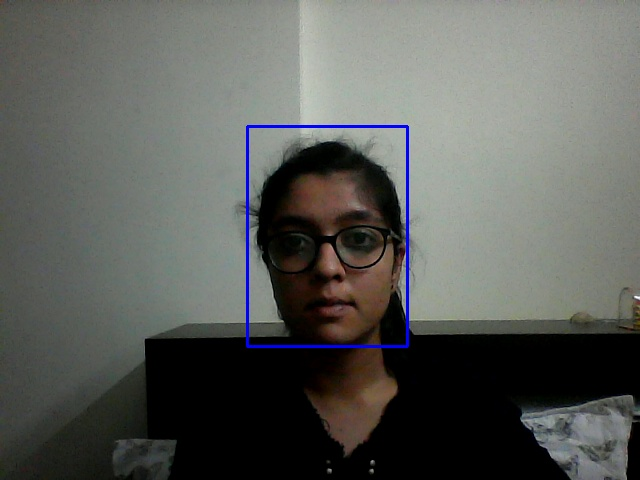
#> input picture final_emodec_images/opencv0.jpg, 640 x 480 px, found by its file name
$ python cartoon.py
#> lines starting #> are read from the running program, lines starting #| are printed output that depends on the picture; after the words box and inside, x2 and y2 are one past the last pixel; in counts of white or black regions, pixels touching at a corner belong together
import sys
#sys.path.remove('/opt/ros/kinetic/lib/python2.7/dist-packages')
import cv2


class Cartoonizer:
    def __init__(self):
        pass


    def render(self, img_rgb):
        img_rgb = cv2.imread(img_rgb)
#> img_rgb is the input picture: shape (480, 640, 3); mean B, G, R 89.8, 93.6, 91.9
        img_rgb = cv2.resize(img_rgb, (1000,768))
#> img_rgb: shape (768, 1000, 3)
        numDownSamples = 2
        numBilateralFilters = 10
        img_color = img_rgb
        for _ in range(numDownSamples):
            img_color = cv2.pyrDown(img_color)
#> this loop made 2 passes
#> pass 2, in render, `img_color = cv2.pyrDown(img_color)`:
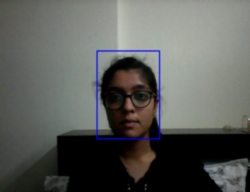
#> img_color: shape (192, 250, 3); mean B, G, R 89.9, 93.8, 92
        for _ in range(numBilateralFilters):
            img_color = cv2.bilateralFilter(img_color, 9, 9, 7)
        for _ in range(numDownSamples):
            img_color = cv2.pyrUp(img_color)
        img_gray = cv2.cvtColor(img_rgb, cv2.COLOR_RGB2GRAY)
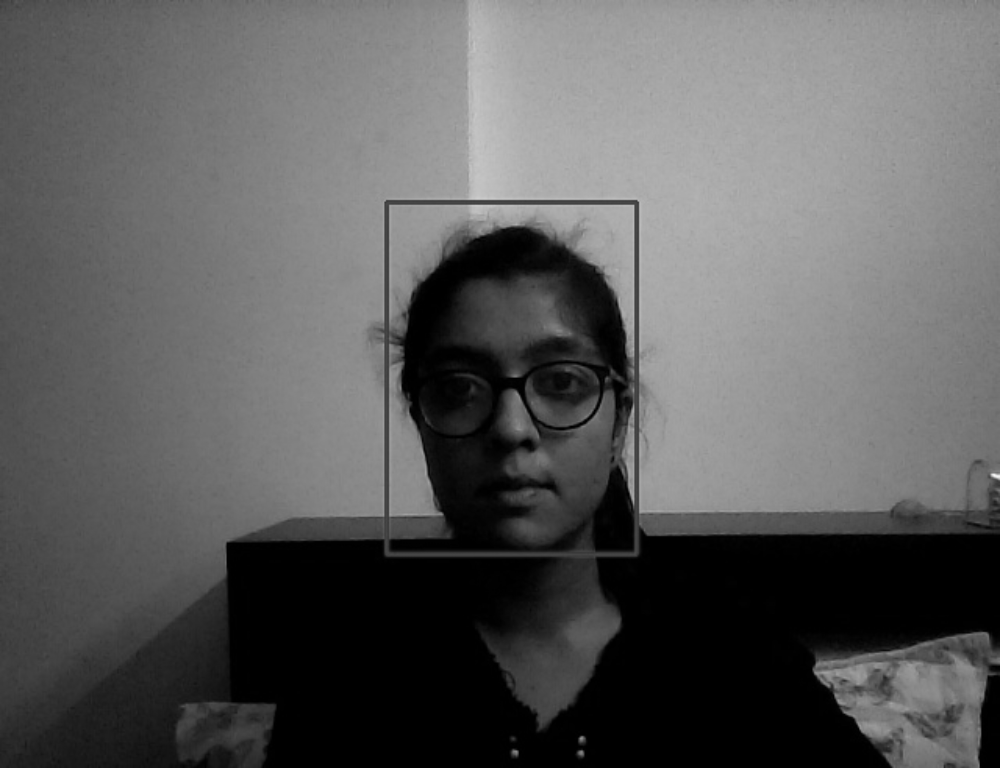
#> img_gray: shape (768, 1000); min 0, max 247, mean 92.2
        img_blur = cv2.medianBlur(img_gray, 3)
        img_edge = cv2.adaptiveThreshold(img_blur, 255,
                                         cv2.ADAPTIVE_THRESH_MEAN_C,
                                         cv2.THRESH_BINARY, 9, 2)
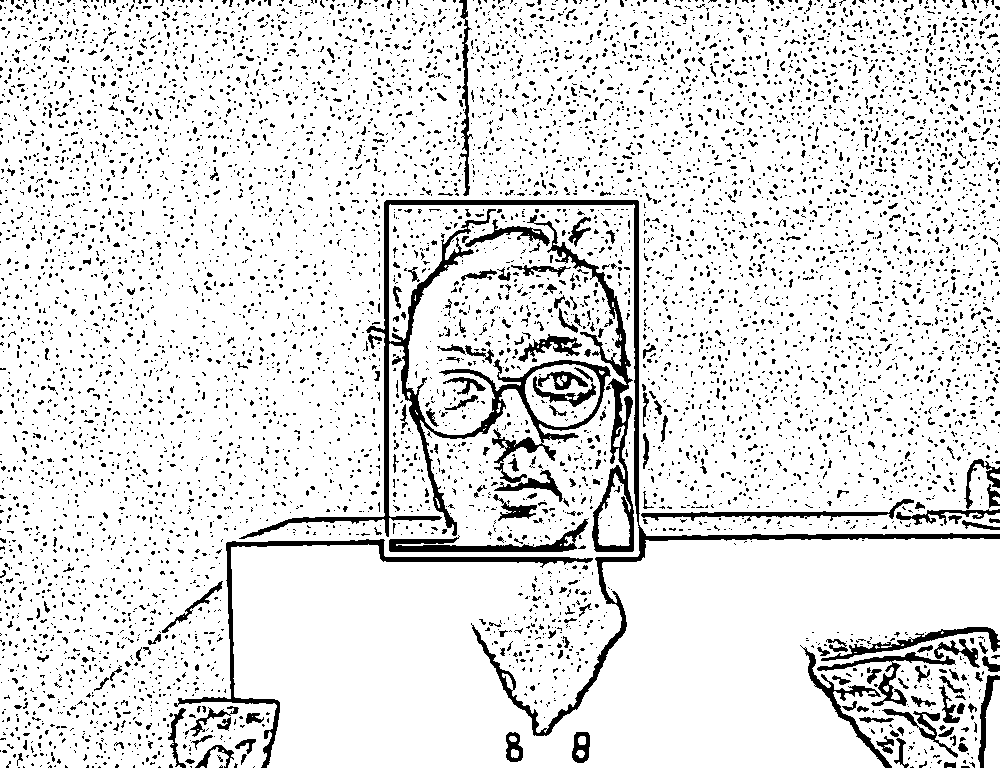
#> img_edge: shape (768, 1000); 88.2% white; 6985 black regions (6611 under 20 px), largest, box (x1, y1, x2, y2) and area: (239, 200, 1000, 736) 15153, (527, 215, 634, 552) 3723, (174, 539, 593, 768) 3303
        (x,y,z) = img_color.shape
#> x = 768; y = 1000; z = 3
        img_edge = cv2.resize(img_edge,(y,x))
        img_edge = cv2.cvtColor(img_edge, cv2.COLOR_GRAY2RGB)
        cv2.imwrite("C:\\Users\\ravida6d\\Desktop\\Darshan\\nes\\EmoTV\\final_emodec_images\\edge.png",img_edge)
        return cv2.bitwise_and(img_color, img_edge)
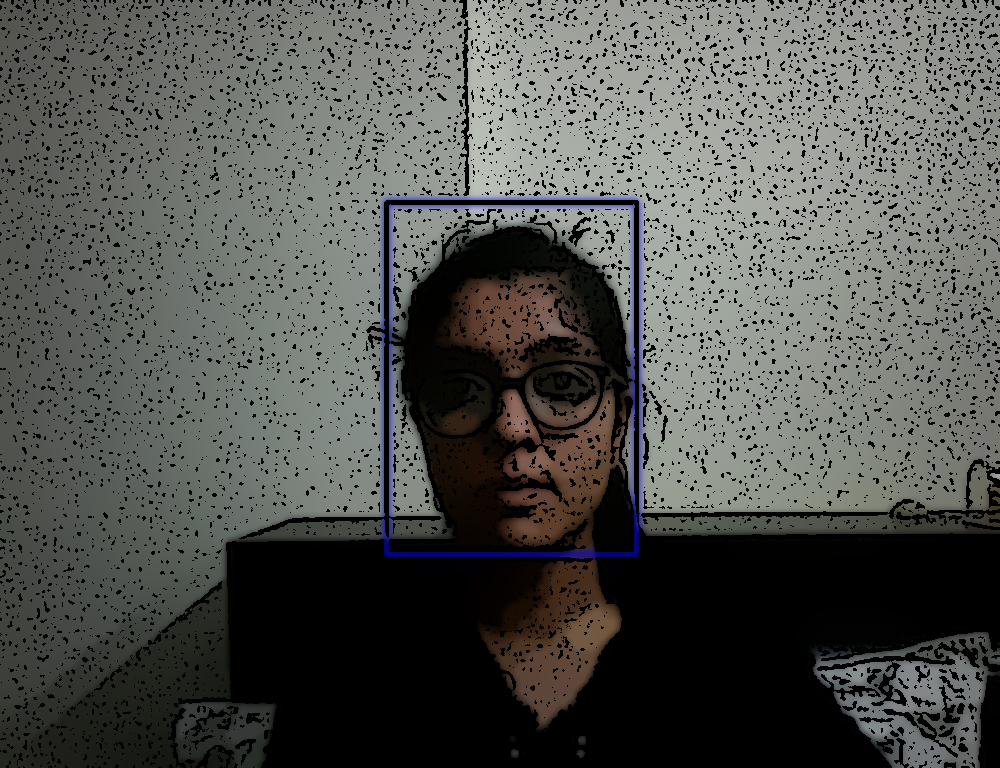
#> returned value: shape (768, 1000, 3); mean of channels 0, 1, 2 79.4, 83.4, 81.8; drawn as B, G, R
        #return img_color


def create():
    tmp_canvas = Cartoonizer()
    file_name = "C:\\Users\\ravida6d\\Desktop\\Darshan\\nes\\EmoTV\\final_emodec_images\\opencv0.jpg"
    res = tmp_canvas.render(file_name)
    cv2.imwrite("C:\\Users\\ravida6d\\Desktop\\Darshan\\nes\\EmoTV\\final_emodec_images\\Cartoon version.jpg", res)
    #cv2.imshow("Cartoon version", res)
    #cv2.waitKey(0)
    #cv2.destroyAllWindows()


if __name__=='__main__':
    create()

$ run again, with final_emodec_images/joined_images.jpg copied over final_emodec_images/opencv0.jpg
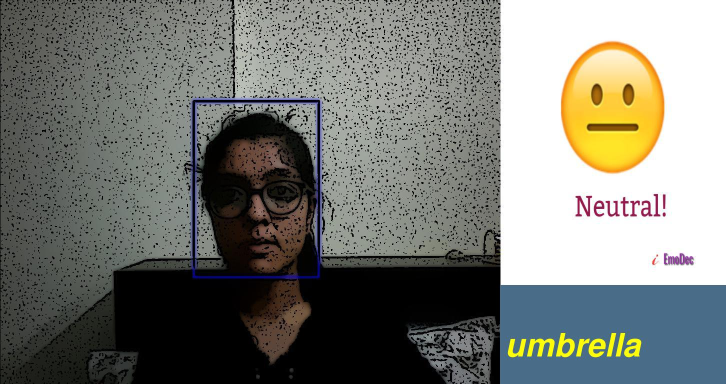
#> input picture final_emodec_images/joined_images.jpg, 1451 x 768 px, found by its file name (shown at 1/2 size)
#> in render, img_rgb is the input picture: shape (768, 1451, 3); mean B, G, R 116.6, 122.9, 121.5
#> img_rgb: shape (768, 1000, 3)
#> in render, `img_edge = cv2.adaptiveThreshold(img_blur, 255, cv2.ADAPTIVE_THRESH_ME..`:
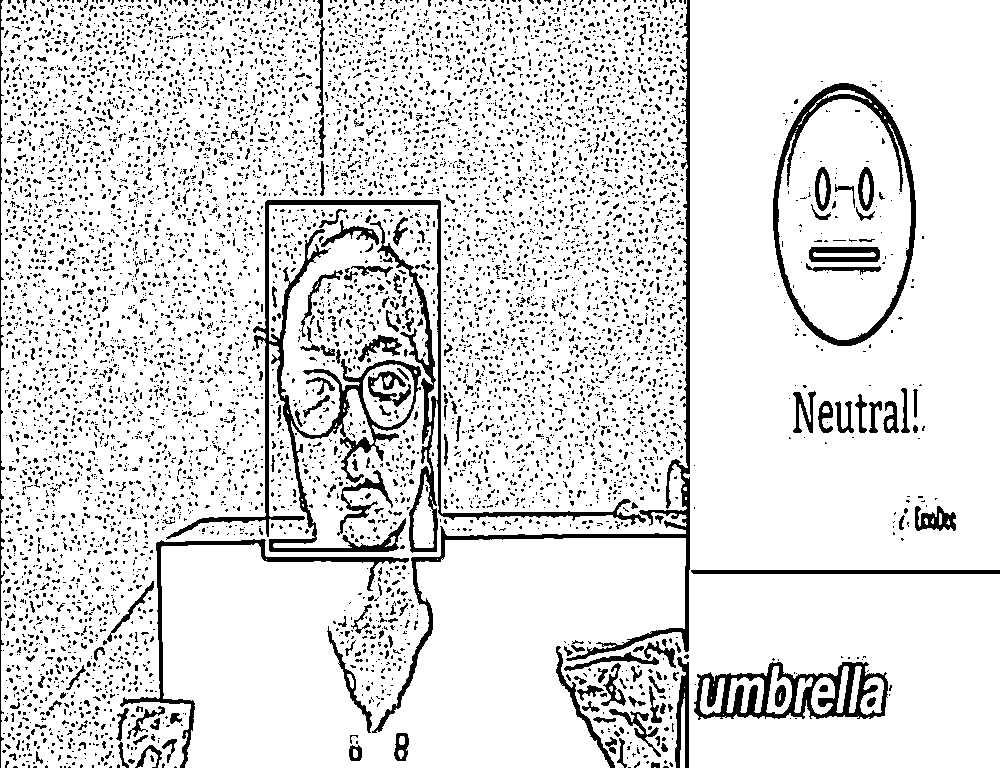
#> img_edge: shape (768, 1000); 87.3% white; 6934 black regions (6632 under 20 px), largest, box (x1, y1, x2, y2) and area: (166, 200, 646, 553) 12840, (372, 0, 690, 733) 6163, (773, 83, 916, 346) 4512
#> in render, `return cv2.bitwise_and(img_color, img_edge)`:
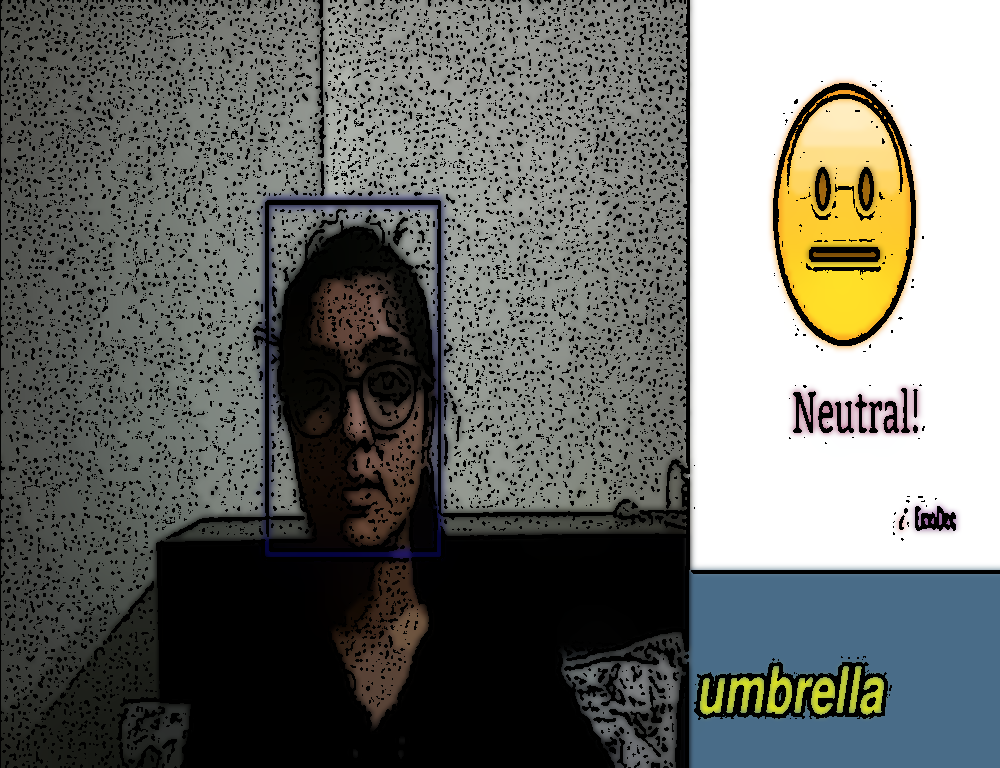
#> returned value: shape (768, 1000, 3); mean of channels 0, 1, 2 106.4, 111.4, 109.6; drawn as B, G, R
